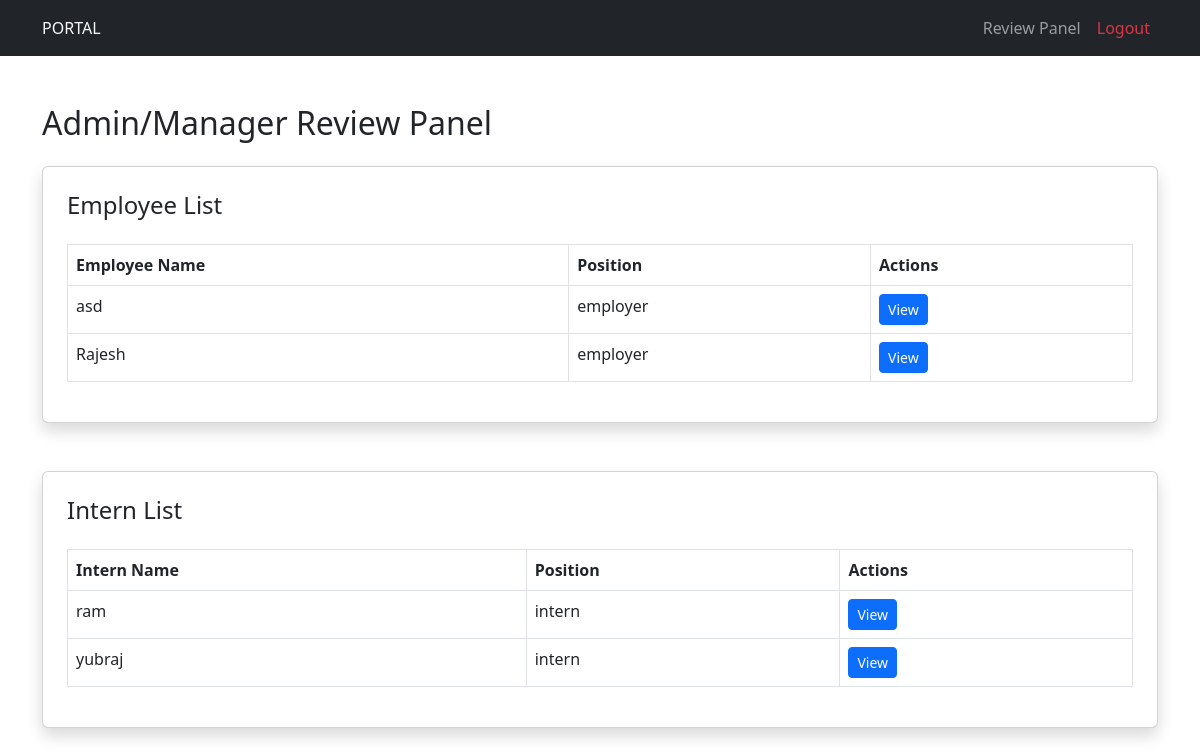
Page /manager_dashboard/ (signed in) on the committed database.
### accounts/models.py (models this page shows, shortened)
class CustomUser(AbstractUser):
    user_type = models.CharField(max_length=10, choices=UserTypes.choices, default="")
    position = models.CharField(max_length=100, blank=True, null=True)

### accounts/views.py (the view)
# urls.py: path('manager_dashboard/', views.manager_dashboard, name="manager_dashboard"),
def manager_dashboard(request):
    employees = CustomUser.objects.filter(user_type=UserTypes.EMPLOYER)
    interns = CustomUser.objects.filter(user_type=UserTypes.INTERN)
    context = {
        'employees': employees,
        'interns': interns,
        'user': request.user
    }
    return render(request, "manager/manager_dashboard.html", context)

### templates/manager/manager_dashboard.html (shortened to what this page needs)
{% extends "extend/base.html" %}
{% load static %}
{% block content %}
    <div class="container my-5">
        <h2 class="mb-4">Admin/Manager Review Panel</h2>
        <div class="card p-4 shadow mb-5">
            <h4>Employee List</h4>
            <div class="table-responsive">
                <table class="table table-bordered mt-3">
                    <thead>
                        <tr>
                            <th>Employee Name</th>
                            <th>Position</th>
                            <th>Actions</th>
                        </tr>
                    </thead>
                    <tbody>
                        {% for employee in employees %}
                        <tr>
                            <td>{{employee.username}}</td>
                            <td>{{ employee.user_type }}</td>
                            <td>
                                <a href="{% url 'work_desc' employee.id %}"button class="btn btn-primary btn-sm">View</button></a>
                            </td>
                        </tr>
                        {% endfor %}
                    </tbody>
                </table>
            </div>
        </div>
        <div class="card p-4 shadow mb-5">
            <h4>Intern List</h4>
            <div class="table-responsive">
                <table class="table table-bordered mt-3">
                    <thead>
                        <tr>
                            <th>Intern Name</th>
                            <th>Position</th>
                            <th>Actions</th>
                        </tr>
                    </thead>
                    <tbody>
                        {% for intern in interns %}
                        <tr>
                            <td>{{intern.username}}</td>
                            <td>{{intern.user_type}}</td>
                            <td>
                                <a href="{% url 'work_desc' intern.id %}"><button class="btn btn-primary btn-sm">View</button></a>
                            </td>
                        </tr>
                        {% endfor %}
                    </tbody>
                </table>
            </div>
    </div>
</body>
</html>
{% endblock content %}

### rows in the picture
CustomUser: username "asd", user_type "employer"
CustomUser: username "Rajesh", user_type "employer"
CustomUser: username "ram", user_type "intern"
CustomUser: username "yubraj", user_type "intern"
